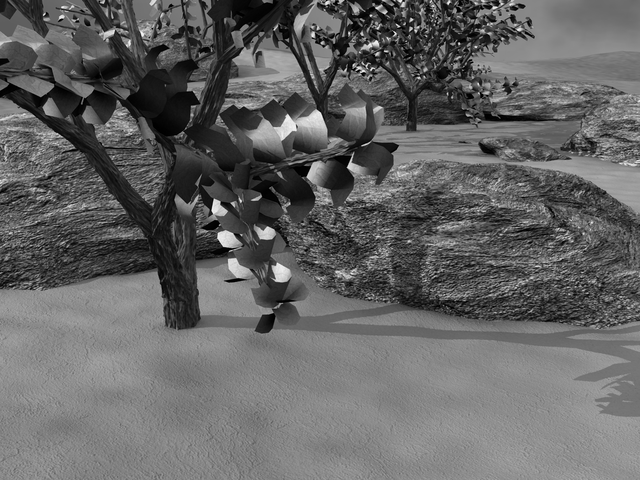
#> input picture Assignment 6 - Optical Flow/frame07.png, 640 x 480 px
$ python OpticalFlow.py   (Python 2 division)
#> lines starting #> are read from the running program, lines starting #| are printed output that depends on the picture
from PIL import Image, ImageDraw
import matplotlib.pyplot as plt
import numpy as np
import math
from scipy import signal
import numpy.linalg as lin

# START OF FUNCTIONS CARRIED FORWARD FROM ASSIGNMENT 2

def boxfilter(n):

    # Check remainder of n is 0 when divided by 2, if==0 it's even
    assert(n%2 != 0), "Dimension must be odd"

    # Initialize an empty list for output
    output = []

    # create empty array of n x n then fill them with 1/(n*n)
    output = np.empty([n, n])
    output.fill(float(1) / (n * n))

    # output the list as an array
    return output

def gauss1d(sigma):

    # On piazza instructor said sigma cannot be negative
    assert (sigma > 0), 'Sigma value should be positive'

    # multiply sigma by 6 and round up as the length of the array
    length = int(math.ceil(float(sigma) * 6))

    # if it is an even number, add 1 to make it odd
    if (length%2 == 0): length = length + 1

    # calcaute the mid point position
    center = length/2

    # create an array of distance from -mid position to +mid position
    x_dist = np.arange(-center, center + 1)

    # apply the Gaussian function to the array value
    gauss1d_result = np.exp(-(x_dist**2)/(2*sigma**2))

    # normalize the array so they sum up to 1
    gauss1d_result = gauss1d_result/np.sum(gauss1d_result)

    return gauss1d_result

def gauss2d(sigma):
    # convert a gauss1d array to a 2d array of the same size
    gauss2d_temp = gauss1d(sigma)[np.newaxis]

    # calculate a transpose of the array
    gauss2d_temp_trans = gauss2d_temp.T

    # Gaussian 2D = convolution of 1D Gaussian with its transpose
    gauss2d_result = signal.convolve2d(gauss2d_temp, gauss2d_temp_trans)

    return gauss2d_result

def gaussconvolve2d(array, sigma):
    # generate a gauss2d filter with defined sigma
    gauss2d_filter = gauss2d(sigma)

    # apply convolution
    gauss2d_convo = signal.convolve2d(array, gauss2d_filter, 'same')

    return gauss2d_convo

# END OF FUNCTIONS CARRIED FORWARD FROM ASSIGNMENT 2

# Define a function, boxconvolve2d, to convolve an image with a boxfilter of size n
# (used in Estimate_Derivatives below).

def boxconvolve2d(image, n):
    return signal.convolve2d(image, boxfilter(n), 'same')

def Estimate_Derivatives(im1, im2, sigma=1.5, n=3):
    """
    Estimate spatial derivatives of im1 and temporal derivative from im1 to im2.

    Smooth im1 with a 2D Gaussian of the given sigma.  Use first central difference to
    estimate derivatives.

    Use point-wise difference between (boxfiltered) im2 and im1 to estimate temporal derivative
    """
    # UNCOMMENT THE NEXT FOUR LINES WHEN YOU HAVE DEFINED THE FUNCTIONS ABOVE
    im1_smoothed = gaussconvolve2d(im1,sigma)
    Ix, Iy = np.gradient(im1_smoothed)
    It = boxconvolve2d(im2, n) - boxconvolve2d(im1, n)
    return Ix, Iy, It

def Optical_Flow(im1, im2, x, y, window_size, sigma=1.5, n=3):

    # Force error if window size is not odd
    assert((window_size % 2) == 1) , "Window size must be odd"

    # Estimate Derivatives
    Ix, Iy, It = Estimate_Derivatives(im1, im2, sigma, n)
    half = np.floor(window_size/2)

    # select the three local windows of interest
    # Select from te derivative
    win_Ix = Ix[y-half-1:y+half, x-half-1:x+half].T   # X direction
    win_Iy = Iy[y-half-1:y+half, x-half-1:x+half].T   # Y direction

    # Select the delta. associate intensity values
    win_It = -It[y-half-1:y+half, x-half-1:x+half].T

    # Form a matrix with all the values above for all px
    A = np.vstack((win_Ix.flatten(), win_Iy.flatten()))
    Atrans = A.T

    # Determine the velocity vector with dot product
    V = np.dot(np.linalg.pinv(Atrans), win_It.flatten())

    print V[1], V[0]
    return V[1], V[0]


def AppendImages(im1, im2):
    """Create a new image that appends two images side-by-side.

    The arguments, im1 and im2, are PIL images of type RGB
    """
    im1cols, im1rows = im1.size
    im2cols, im2rows = im2.size
    im3 = Image.new('RGB', (im1cols+im2cols, max(im1rows,im2rows)))
    im3.paste(im1,(0,0))
    im3.paste(im2,(im1cols,0))
    return im3

def DisplayFlow(im1, im2, x, y, uarr, varr):
    """Display optical flow match on a new image with the two input frames placed side by side.

    Arguments:
     im1           1st image (in PIL 'RGB' format)
     im2           2nd image (in PIL 'RGB' format)
     x, y          point coordinates in 1st image
     u, v          list of optical flow values to 2nd image

    Displays and returns a newly created image (in PIL 'RGB' format)
    """
    im3 = AppendImages(im1,im2)
    offset = im1.size[0]
    draw = ImageDraw.Draw(im3)
    xinit = x+uarr[0]
    yinit = y+varr[0]
    for u,v,ind in zip(uarr[1:], varr[1:], range(1, len(uarr))):
                draw.line((offset+xinit, yinit, offset+xinit+u, yinit+v),fill="red",width=2)
                xinit += u
                yinit += v
    draw.line((x, y, offset+xinit, yinit), fill="yellow", width=2)
    im3.show()
    del draw
    return im3

def HitContinue(Prompt='Hit any key to continue'):
    raw_input(Prompt)

##############################################################################
#                  Here's your assigned target point to track                #
##############################################################################

# uncomment the next two lines if the leftmost digit of your student number is 0
#x=222
#y=213
# uncomment the next two lines if the leftmost digit of your student number is 1
#x=479
#y=141
# uncomment the next two lines if the leftmost digit of your student number is 2
#x=411
#y=242
# uncomment the next two lines if the leftmost digit of your student number is 3
#x=152
#y=206
# uncomment the next two lines if the leftmost digit of your student number is 4
x=278
y=277
# uncomment the next two lines if the leftmost digit of your student number is 5
#x=451
#y=66
# uncomment the next two lines if the leftmost digit of your student number is 6
#x=382
#y=65
# uncomment the next two lines if the leftmost digit of your student number is 7
#x=196
#y=197
# uncomment the next two lines if the leftmost digit of your student number is 8
#x=274
#y=126
# uncomment the next two lines if the leftmost digit of your student number is 9
#x=305
#y=164

##############################################################################
#                            Global "magic numbers"                          #
##############################################################################

# window size (for estimation of optical flow)
window_size=23

# sigma of the 2D Gaussian (used in the estimation of Ix and Iy)
sigma=2.3

# size of the boxfilter (used in the estimation of It)
n = 3

##############################################################################
#             basic testing (optical flow from frame 7 to 8 only)            #
##############################################################################

# scale factor for display of optical flow (to make result more visible)
scale=10

PIL_im1 = Image.open('frame07.png')
#> PIL_im1 is the input picture: PIL image 640x480 L; min 0, max 249, mean 100.5
PIL_im2 = Image.open('frame08.png')
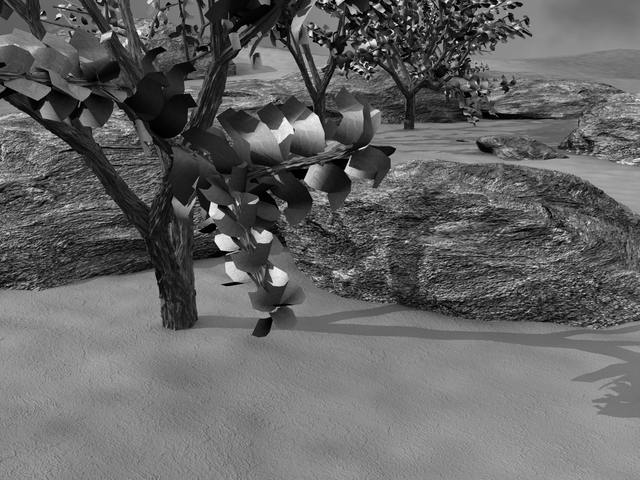
#> input picture Assignment 6 - Optical Flow/frame08.png, 640 x 480 px
#> PIL_im2 is the input picture: PIL image 640x480 L; min 0, max 249, mean 100.5
im1 = np.asarray(PIL_im1)
im2 = np.asarray(PIL_im2)
dx, dy = Optical_Flow(im1, im2, x, y, window_size, sigma, n)
#> in gaussconvolve2d, `gauss2d_convo = signal.convolve2d(array, gauss2d_filter, 'same')`:
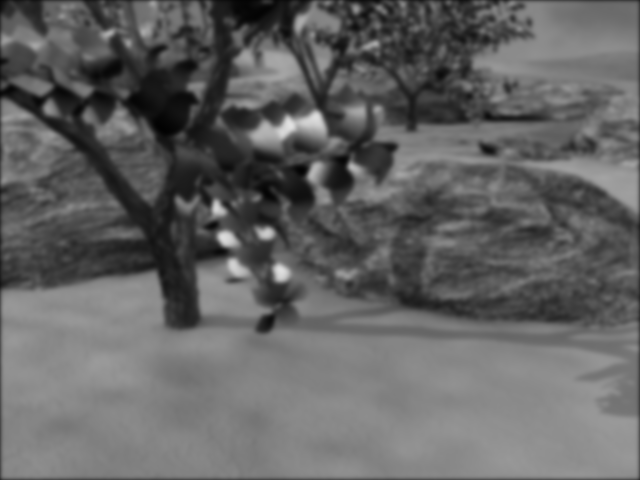
#> gauss2d_convo: shape (480, 640) float64; min 2.32, max 226.8, mean 99.7
#> in Estimate_Derivatives, `Ix, Iy = np.gradient(im1_smoothed)`:
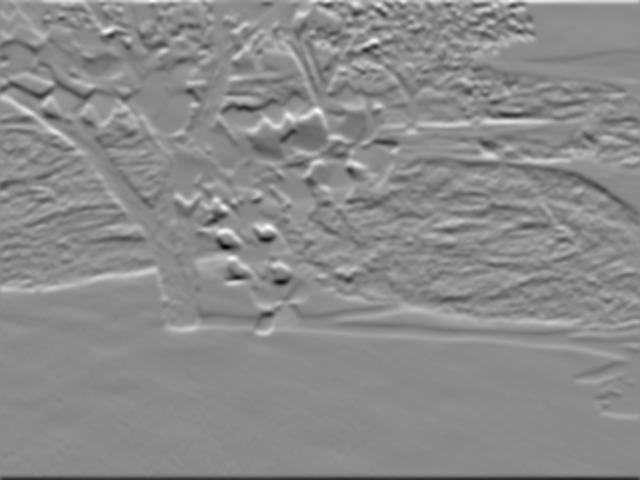
#> Ix: shape (480, 640) float64; min -32.26, max 26.89, mean 0.1; drawn with min black and max white
#> in Estimate_Derivatives, `Ix, Iy = np.gradient(im1_smoothed)`:
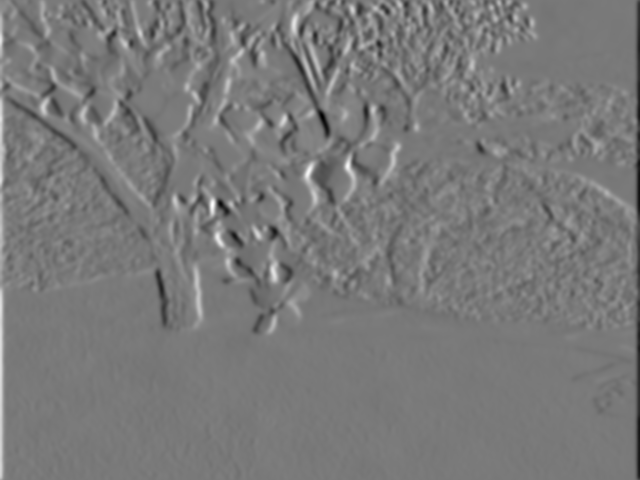
#> Iy: shape (480, 640) float64; min -28.97, max 31.73, mean 0; drawn with min black and max white
#> in Estimate_Derivatives, `It = boxconvolve2d(im2, n) - boxconvolve2d(im1, n)`:
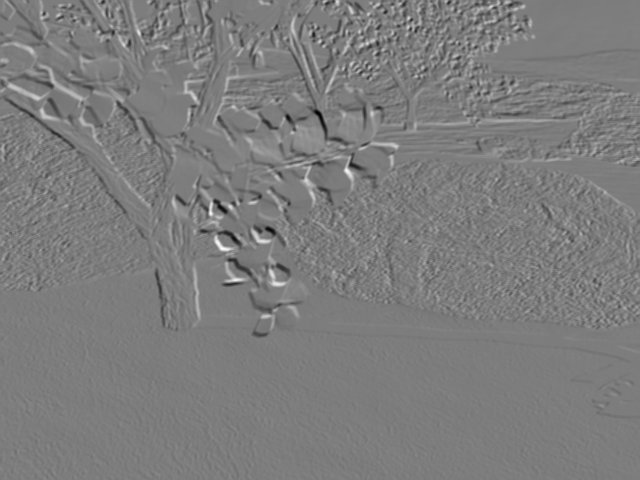
#> It: shape (480, 640) float64; min -201.2, max 209, mean 0; drawn with min black and max white
#> (the run stopped early here; a loop or call above may not have finished)
